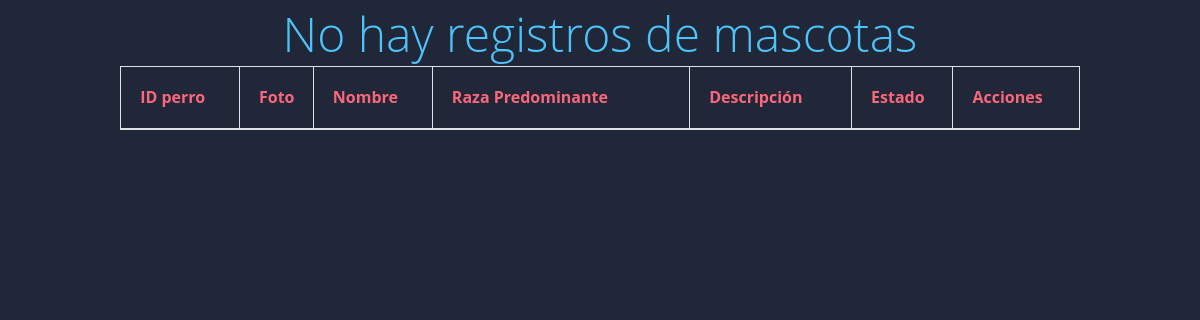
Page /home/listar (signed in) on the earlier database version.
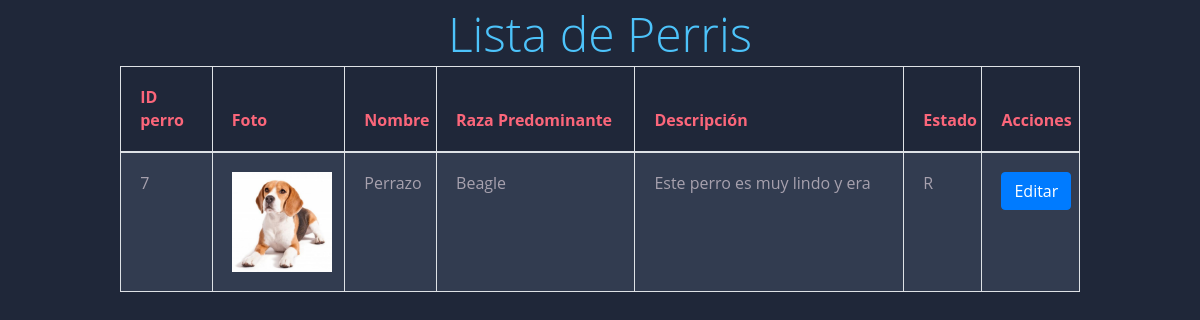
Same page on the later database version.
### GestionPerris/models.py (models this page shows)
class perro(models.Model):
    id_perro = models.AutoField(max_length=5, primary_key=True)
    foto = models.ImageField(null=True)
    nombre_perro = models.CharField(max_length=30, null=False)
    raza_predominante = models.CharField(max_length=30, null=False)
    descripcion = models.CharField(max_length=30, null=False)
    estados = (('R','Rescatado'),('D','Disponible'),('A','Adoptado'))
    estado = models.CharField(max_length=1, choices=estados, default='R', null=False)

### Guau/views.py (the view)
# urls.py: path('listar',views.perroList, name="listarPerros"),
def perroList(request):
    if request.user.is_authenticated:
        if request.user.is_staff:
            perris = perro.objects.all()
            contexto = {'perros':perris}
            return render(request,'Admin/listarPerros.html', contexto)
        else:
            return redirect('Guau:index')
    else:
        return redirect('Guau:login')

### Guau/Templates/Admin/listarPerros.html (shortened to what this page needs)
<!DOCTYPE html>
<html lang="es" dir="ltr">
  <head>
    {% load static %}
    <link rel="stylesheet" href="{% static 'css/bootstrap.min.css'%}" type="text/css">
    <link rel="stylesheet" href="{% static 'listar.css' %} ">
  </head>
  <body>
    <div class="container">
    {% block content %}
    <table class="table table-bordered">
    	<thead>
    		<tr>
          <th>ID perro</th>
          <th>Foto</th>
          <th>Nombre</th>
          <th>Raza Predominante</th>
          <th>Descripción</th>
          <th>Estado</th>
          <th>Acciones</th>
    		</tr>
    	</thead>
    	<tbody>
    		{% if perros %}
    		{% for perro in perros %}
        <h1>Lista de Perris</h1>
    		<tr>
    			<td>{{ perro.id_perro }}</td>
          <td><img src='{{perro.foto.url}}' alt="" height="100px" width="100px"></td>
          <td>{{ perro.nombre_perro}}</td>
          <td>{{ perro.raza_predominante}}</td>
          <td>{{ perro.descripcion}}</td>
          <td>{{ perro.estado}}</td>
          <td>
              <a class="btn btn-primary" href='/editarPerros/{{perro.id_perro}}'>
              Editar</a>
          </td>
    		</tr>
    		{% endfor %}
    		{% else %}
    		<h1>No hay registros de mascotas</h1>
    		{% endif %}
    	</tbody>
    </table>
{% endblock%}
    </div>
  </body>
</html>

### Guau/static/listar.css (style rules this page uses)
body { font-family: 'Open Sans', sans-serif; font-weight: 300; line-height: 1.42em; color:#A7A1AE; background-color:#1F2739; margin-top: 10px; }
h1 { font-size:3em; font-weight: 300; line-height:1em; text-align: center; color: #4DC3FA; }
.container td { font-weight: normal; font-size: 1em; }
.container { text-align: left; overflow: hidden; width: 80%; margin: 0 auto; display: table; padding: 0 0 8em 0; }
.container td, .container th { padding-bottom: 2%; padding-top: 2%; padding-left:2%; }
.container tr:nth-child(odd) { background-color: #323C50; }
.container th { background-color: #1F2739; }
.container thead { color: #FB667A; }
table { outline: display; }

Differences in the rows shown:
added perro: id_perro "7", foto (picture), nombre_perro "Perrazo", raza_predominante "Beagle", descripcion "Este perro es muy lindo y era", estado "R"
Other differences:
text no longer shown: "No hay registros de mascotas"
